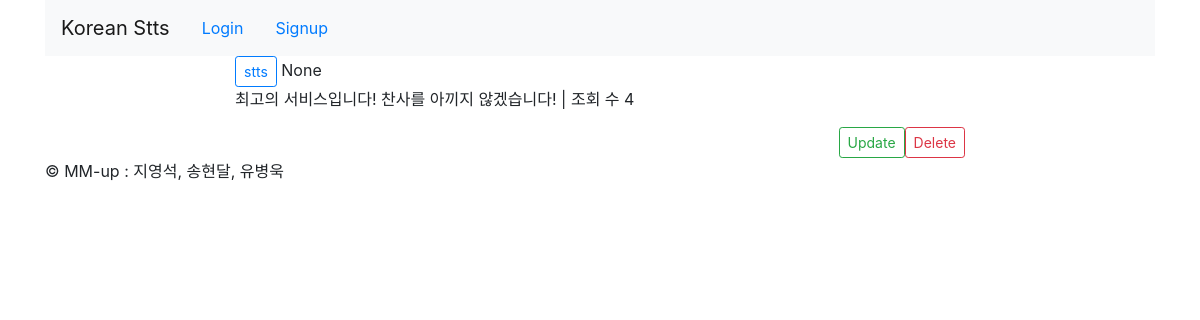
/QnA/detail/2/, run on the app's committed database.
### QnA/models.py (models this page shows, shortened)
class QuestionAndAnswer(models.Model):
    author = models.ForeignKey(User, on_delete=models.CASCADE, related_name="user_author")
    title = models.CharField(max_length=100)
    text = models.TextField()
    hit = models.PositiveIntegerField(default=0)
    created = models.DateTimeField(auto_now_add=True)
    updated = models.DateTimeField(auto_now=True)
    class Meta:
        ordering = ['-updated']
    @property
    def update_counter(self):
        self.hit = self.hit + 1
        self.save()

### QnA/templates/QnA/detail.html (shortened to what this page needs)
{% extends 'base.html' %}
{% block content %}
    <div class="row">
        <div class="col-md-2"></div>
        <div class="col-md-8 panel panel-default">
            <button type="button" class="btn btn-outline-primary btn-sm">
                {{object.author.username}}</button>
            {{ object.update_counter }}
            <p>{{object.text|linebreaksbr}} | 조회 수 {{object.hit}}</p>
            <a href="{% url 'QnA:QnA_delete' pk=object.id %}" class="btn btn-outline-danger btn-sm float-right">
                Delete</a>
            <a href="{% url 'QnA:QnA_update' pk=object.id %}" class="btn btn-outline-success btn-sm float-right">
                Update</a>
        </div>
        <div class="col-md-2"></div>
    </div>
    <div class="row">
        <div class="col-md-2"></div>
        <div class="col-md-8 panel panel-default">
            {% load disqus_tags %}
        </div>
        <div class="col-md-2"></div>
    </div>
{% endblock %}

### data on the page
QuestionAndAnswer: author.username "stts", update_counter "None", text "최고의 서비스입니다! 찬사를 아끼지 않겠습니다!", hit "4"
